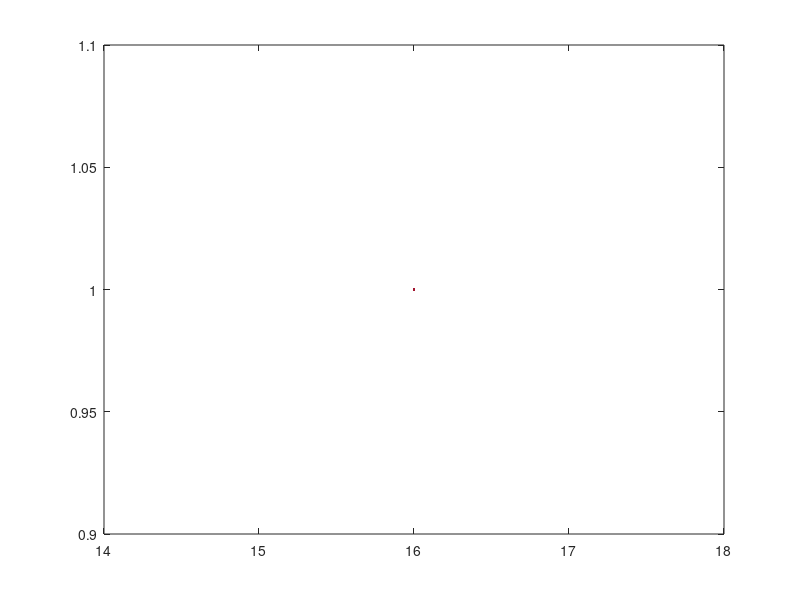

This chart was generated by the following MATLAB code:
X(1) = 1;
F = X.^4 + 2*X.^3 + 8*X.^2 + 5*X;
max_int = 1000;
err = 100;
nint = 0;
while err > 10^(-3)
    for J = 1:max_int
    X(J+1) = X(J) + (-gradient(F,X(J)));
    nint = nint + 1;
    end
err = sqrt(X(J+1)-X(J))/sqrt(X(J));
end
plot(F,X);